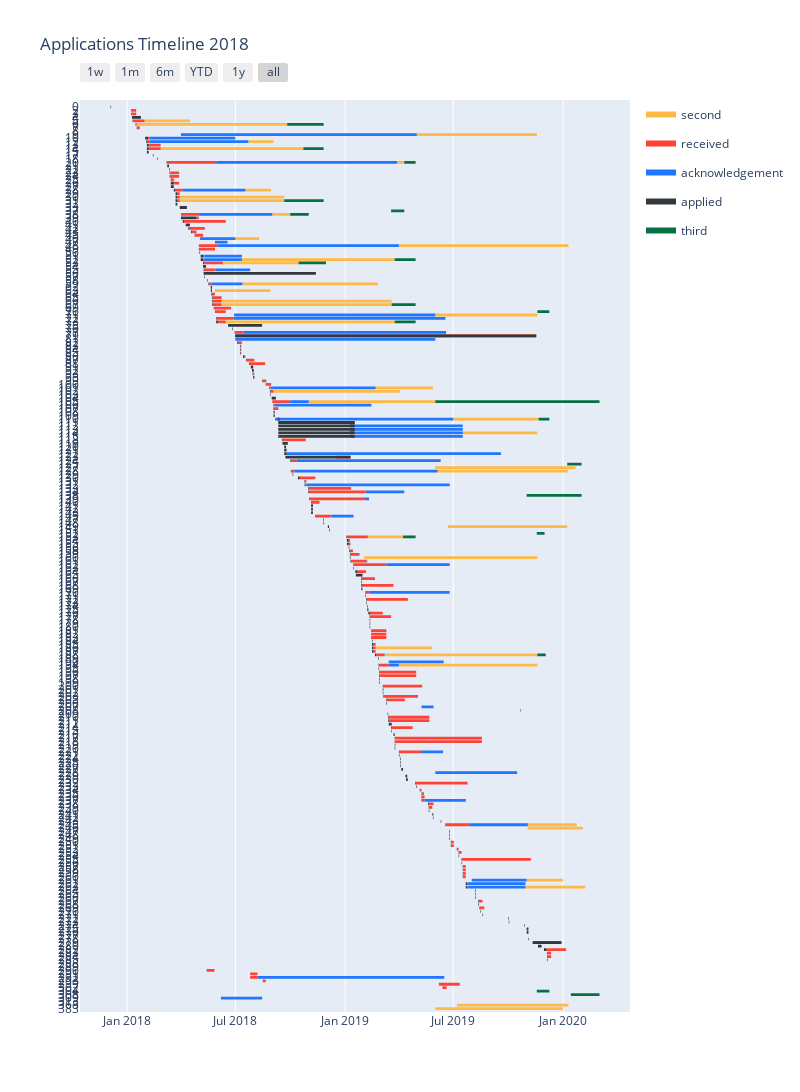

Notebook source saved alongside this figure:
### Code cell
#plot
colors = {'applied': '#31393C',
          'received': '#FF4236',
          'acknowledgement': '#2176FF',
         'second':'#FFB945',
          'third':'#057044'}
         
fig = ff.create_gantt(dfapplications,group_tasks=True,colors=colors,index_col='Resource',\
                      width=800,height=2000,show_colorbar=True,bar_width=0.4, showgrid_x=True, showgrid_y=False\
                     ,title='Applications Timeline 2018')
fig.write_image("gantt.png")
fig.show()

### Figure 1 — Plotly figure (JSON) as saved in the notebook; plotly's stock layout.template omitted (floating-point values rounded to 4 significant figures; data arrays with more than 128 entries replaced by an {"elided": "..."} marker saying what was removed)
{"data": [{"fill": "toself", "fillcolor": "rgb(255, 185, 69)", "hoverinfo": "name", "legendgroup": "rgb(255, 185, 69)", "mode": "none", "name": "second", "type": "scatter", "x": {"elided": "204 str values"}, "y": {"elided": "204 float values"}}, {"fill": "toself", "fillcolor": "rgb(255, 66, 54)", "hoverinfo": "name", "legendgroup": "rgb(255, 66, 54)", "mode": "none", "name": "received", "type": "scatter", "x": {"elided": "759 str values"}, "y": {"elided": "759 float values"}}, {"fill": "toself", "fillcolor": "rgb(33, 118, 255)", "hoverinfo": "name", "legendgroup": "rgb(33, 118, 255)", "mode": "none", "name": "acknowledgement", "type": "scatter", "x": {"elided": "389 str values"}, "y": {"elided": "389 float values"}}, {"fill": "toself", "fillcolor": "rgb(49, 57, 60)", "hoverinfo": "name", "legendgroup": "rgb(49, 57, 60)", "mode": "none", "name": "applied", "type": "scatter", "x": {"elided": "1154 str values"}, "y": {"elided": "1154 float values"}}, {"fill": "toself", "fillcolor": "rgb(5, 112, 68)", "hoverinfo": "name", "legendgroup": "rgb(5, 112, 68)", "mode": "none", "name": "third", "type": "scatter", "x": ["2018-09-26T00:00:00", "2018-11-26T00:00:00", "2018-11-26T00:00:00", "2018-09-26T00:00:00", "2018-09-26T00:00:00", "2018-10-23T00:00:00", "2018-11-26T00:00:00", "2018-11-26T00:00:00", "2018-10-23T00:00:00", "2018-10-23T00:00:00", "2019-04-10T00:00:00", "2019-04-29T00:00:00", "2019-04-29T00:00:00", "2019-04-10T00:00:00", "2019-04-10T00:00:00", "2018-09-21T00:00:00", "2018-11-26T00:00:00", "2018-11-26T00:00:00", "2018-09-21T00:00:00", "2018-09-21T00:00:00", "2019-03-19T00:00:00", "2019-04-10T00:00:00", "2019-04-10T00:00:00", "2019-03-19T00:00:00", "2019-03-19T00:00:00", "2018-10-01T00:00:00", "2018-11-01T00:00:00", "2018-11-01T00:00:00", "2018-10-01T00:00:00", "2018-10-01T00:00:00", "2019-03-25T00:00:00", "2019-04-29T00:00:00", "2019-04-29T00:00:00", "2019-03-25T00:00:00", "2019-03-25T00:00:00", "2018-10-15T00:00:00", "2018-11-30T00:00:00", "2018-11-30T00:00:00", "2018-10-15T00:00:00", "2018-10-15T00:00:00", "2019-03-20T00:00:00", "2019-04-29T00:00:00", "2019-04-29T00:00:00", "2019-03-20T00:00:00", "2019-03-20T00:00:00", "2019-11-19T00:00:00", "2019-12-09T00:00:00", "2019-12-09T00:00:00", "2019-11-19T00:00:00", "2019-11-19T00:00:00", "2019-03-25T00:00:00", "2019-04-29T00:00:00", "2019-04-29T00:00:00", "2019-03-25T00:00:00", "2019-03-25T00:00:00", "2019-06-01T00:00:00", "2020-03-02T00:00:00", "2020-03-02T00:00:00", "2019-06-01T00:00:00", "2019-06-01T00:00:00", "2019-11-21T00:00:00", "2019-12-09T00:00:00", "2019-12-09T00:00:00", "2019-11-21T00:00:00", "2019-11-21T00:00:00", "2020-01-08T00:00:00", "2020-02-01T00:00:00", "2020-02-01T00:00:00", "2020-01-08T00:00:00", "2020-01-08T00:00:00", "2019-11-01T00:00:00", "2020-02-01T00:00:00", "2020-02-01T00:00:00", "2019-11-01T00:00:00", "2019-11-01T00:00:00", "2019-11-18T00:00:00", "2019-12-01T00:00:00", "2019-12-01T00:00:00", "2019-11-18T00:00:00", "2019-11-18T00:00:00", "2019-04-08T00:00:00", "2019-04-29T00:00:00", "2019-04-29T00:00:00", "2019-04-08T00:00:00", "2019-04-08T00:00:00", "2019-06-01T00:00:00", "2019-06-01T00:00:00", "2019-06-01T00:00:00", "2019-06-01T00:00:00", "2019-06-01T00:00:00", "2019-11-19T00:00:00", "2019-12-03T00:00:00", "2019-12-03T00:00:00", "2019-11-19T00:00:00", "2019-11-19T00:00:00", "2019-11-18T00:00:00", "2019-12-09T00:00:00", "2019-12-09T00:00:00", "2019-11-18T00:00:00", "2019-11-18T00:00:00", "2020-01-14T00:00:00", "2020-03-02T00:00:00", "2020-03-02T00:00:00", "2020-01-14T00:00:00"], "y": [254.6, 254.6, 255.4, 255.4, null, 247.6, 247.6, 248.4, 248.4, null, 243.6, 243.6, 244.4, 244.4, null, 232.6, 232.6, 233.4, 233.4, null, 229.6, 229.6, 230.4, 230.4, null, 228.6, 228.6, 229.4, 229.4, null, 215.6, 215.6, 216.4, 216.4, null, 214.6, 214.6, 215.4, 215.4, null, 202.6, 202.6, 203.4, 203.4, null, 200.6, 200.6, 201.4, 201.4, null, 197.6, 197.6, 198.4, 198.4, null, 174.6, 174.6, 175.4, 175.4, null, 169.6, 169.6, 170.4, 170.4, null, 156.6, 156.6, 157.4, 157.4, null, 147.6, 147.6, 148.4, 148.4, null, 136.6, 136.6, 137.4, 137.4, null, 135.6, 135.6, 136.4, 136.4, null, 102.6, 102.6, 103.4, 103.4, null, 101.6, 101.6, 102.4, 102.4, null, 4.6, 4.6, 5.4, 5.4, null, 3.6, 3.6, 4.4, 4.4]}, {"legendgroup": "rgb(255, 185, 69)", "marker": {"color": "rgb(255, 185, 69)", "opacity": 0, "size": 1}, "mode": "markers", "name": "", "showlegend": false, "text": [null, null, null, null, null, null, null, null, null, null, null, null, null, null, null, null, null, null, null, null, null, null, null, null, null, null, null, null, null, null, null, null, null, null, null, null, null, null, null, null, null, null, null, null, null, null, null, null, null, null, null, null, null, null, null, null, null, null, null, null, null, null, null, null, null, null, null, null, null, null, null, null, null, null, null, null, null, null, null, null, null, null], "type": "scatter", "x": ["2018-01-30T00:00:00", "2018-04-16T00:00:00", "2018-01-17T00:00:00", "2018-09-26T00:00:00", "2019-05-01T00:00:00", "2019-11-18T00:00:00", "2018-07-23T00:00:00", "2018-09-03T00:00:00", "2018-02-26T00:00:00", "2018-10-23T00:00:00", "2019-03-29T00:00:00", "2019-04-10T00:00:00", "2018-07-18T00:00:00", "2018-08-30T00:00:00", "2018-03-30T00:00:00", "2018-09-21T00:00:00", "2018-03-30T00:00:00", "2018-09-21T00:00:00", "2018-09-01T00:00:00", "2018-10-01T00:00:00", "2018-07-01T00:00:00", "2018-08-10T00:00:00", "2019-04-01T00:00:00", "2020-01-10T00:00:00", "2018-07-12T00:00:00", "2019-03-25T00:00:00", "2018-06-10T00:00:00", "2018-10-15T00:00:00", "2018-07-13T00:00:00", "2019-02-25T00:00:00", "2018-05-28T00:00:00", "2018-08-29T00:00:00", "2018-06-08T00:00:00", "2019-03-20T00:00:00", "2018-06-08T00:00:00", "2019-03-20T00:00:00", "2019-06-01T00:00:00", "2019-11-19T00:00:00", "2018-06-15T00:00:00", "2019-03-25T00:00:00", "2019-06-19T00:00:00", "2019-11-17T00:00:00", "2019-02-21T00:00:00", "2019-05-28T00:00:00", "2018-09-03T00:00:00", "2019-04-03T00:00:00", "2018-11-01T00:00:00", "2019-06-01T00:00:00", "2019-07-01T00:00:00", "2019-11-21T00:00:00", "2019-07-17T00:00:00", "2019-11-19T00:00:00", "2019-06-10T00:00:00", "2019-06-10T00:00:00", "2019-06-01T00:00:00", "2020-01-22T00:00:00", "2019-06-05T00:00:00", "2020-01-09T00:00:00", "2019-06-22T00:00:00", "2020-01-08T00:00:00", "2019-02-08T00:00:00", "2019-04-08T00:00:00", "2019-02-02T00:00:00", "2019-11-19T00:00:00", "2019-02-21T00:00:00", "2019-05-27T00:00:00", "2019-03-08T00:00:00", "2019-11-19T00:00:00", "2019-04-01T00:00:00", "2019-11-19T00:00:00", "2019-11-03T00:00:00", "2020-01-24T00:00:00", "2019-11-03T00:00:00", "2020-02-03T00:00:00", "2019-11-01T00:00:00", "2020-01-01T00:00:00", "2019-10-30T00:00:00", "2020-02-07T00:00:00", "2019-07-07T00:00:00", "2020-01-10T00:00:00", "2019-06-01T00:00:00", "2020-01-01T00:00:00"], "y": [256, 256, 255, 255, 252, 252, 250, 250, 248, 248, 244, 244, 236, 236, 234, 234, 233, 233, 229, 229, 222, 222, 220, 220, 216, 216, 215, 215, 209, 209, 207, 207, 204, 204, 203, 203, 200, 200, 198, 198, 194, 194, 179, 179, 178, 178, 175, 175, 170, 170, 166, 166, 158, 158, 156, 156, 155, 155, 139, 139, 136, 136, 130, 130, 104, 104, 102, 102, 99, 99, 53, 53, 52, 52, 37, 37, 35, 35, 1, 1, 0, 0]}, {"legendgroup": "rgb(255, 66, 54)", "marker": {"color": "rgb(255, 66, 54)", "opacity": 0, "size": 1}, "mode": "markers", "name": "", "showlegend": false, "text": {"elided": "304 null values"}, "type": "scatter", "x": {"elided": "304 str values"}, "y": {"elided": "304 int values"}}, {"legendgroup": "rgb(33, 118, 255)", "marker": {"color": "rgb(33, 118, 255)", "opacity": 0, "size": 1}, "mode": "markers", "name": "", "showlegend": false, "text": {"elided": "156 null values"}, "type": "scatter", "x": {"elided": "156 str values"}, "y": {"elided": "156 int values"}}, {"legendgroup": "rgb(49, 57, 60)", "marker": {"color": "rgb(49, 57, 60)", "opacity": 0, "size": 1}, "mode": "markers", "name": "", "showlegend": false, "text": {"elided": "462 null values"}, "type": "scatter", "x": {"elided": "462 str values"}, "y": {"elided": "462 int values"}}, {"legendgroup": "rgb(5, 112, 68)", "marker": {"color": "rgb(5, 112, 68)", "opacity": 0, "size": 1}, "mode": "markers", "name": "", "showlegend": false, "text": [null, null, null, null, null, null, null, null, null, null, null, null, null, null, null, null, null, null, null, null, null, null, null, null, null, null, null, null, null, null, null, null, null, null, null, null, null, null, null, null, null, null], "type": "scatter", "x": ["2018-09-26T00:00:00", "2018-11-26T00:00:00", "2018-10-23T00:00:00", "2018-11-26T00:00:00", "2019-04-10T00:00:00", "2019-04-29T00:00:00", "2018-09-21T00:00:00", "2018-11-26T00:00:00", "2019-03-19T00:00:00", "2019-04-10T00:00:00", "2018-10-01T00:00:00", "2018-11-01T00:00:00", "2019-03-25T00:00:00", "2019-04-29T00:00:00", "2018-10-15T00:00:00", "2018-11-30T00:00:00", "2019-03-20T00:00:00", "2019-04-29T00:00:00", "2019-11-19T00:00:00", "2019-12-09T00:00:00", "2019-03-25T00:00:00", "2019-04-29T00:00:00", "2019-06-01T00:00:00", "2020-03-02T00:00:00", "2019-11-21T00:00:00", "2019-12-09T00:00:00", "2020-01-08T00:00:00", "2020-02-01T00:00:00", "2019-11-01T00:00:00", "2020-02-01T00:00:00", "2019-11-18T00:00:00", "2019-12-01T00:00:00", "2019-04-08T00:00:00", "2019-04-29T00:00:00", "2019-06-01T00:00:00", "2019-06-01T00:00:00", "2019-11-19T00:00:00", "2019-12-03T00:00:00", "2019-11-18T00:00:00", "2019-12-09T00:00:00", "2020-01-14T00:00:00", "2020-03-02T00:00:00"], "y": [255, 255, 248, 248, 244, 244, 233, 233, 230, 230, 229, 229, 216, 216, 215, 215, 203, 203, 201, 201, 198, 198, 175, 175, 170, 170, 157, 157, 148, 148, 137, 137, 136, 136, 103, 103, 102, 102, 5, 5, 4, 4]}], "layout": {"height": 2000, "hovermode": "closest", "showlegend": true, "title": {"text": "Applications Timeline 2018"}, "width": 800, "xaxis": {"rangeselector": {"buttons": [{"count": 7, "label": "1w", "step": "day", "stepmode": "backward"}, {"count": 1, "label": "1m", "step": "month", "stepmode": "backward"}, {"count": 6, "label": "6m", "step": "month", "stepmode": "backward"}, {"count": 1, "label": "YTD", "step": "year", "stepmode": "todate"}, {"count": 1, "label": "1y", "step": "year", "stepmode": "backward"}, {"step": "all"}]}, "showgrid": true, "type": "date", "zeroline": false}, "yaxis": {"autorange": false, "range": [-1, 262], "showgrid": false, "ticktext": {"elided": "261 int values"}, "tickvals": {"elided": "261 int values"}, "zeroline": false}}}
